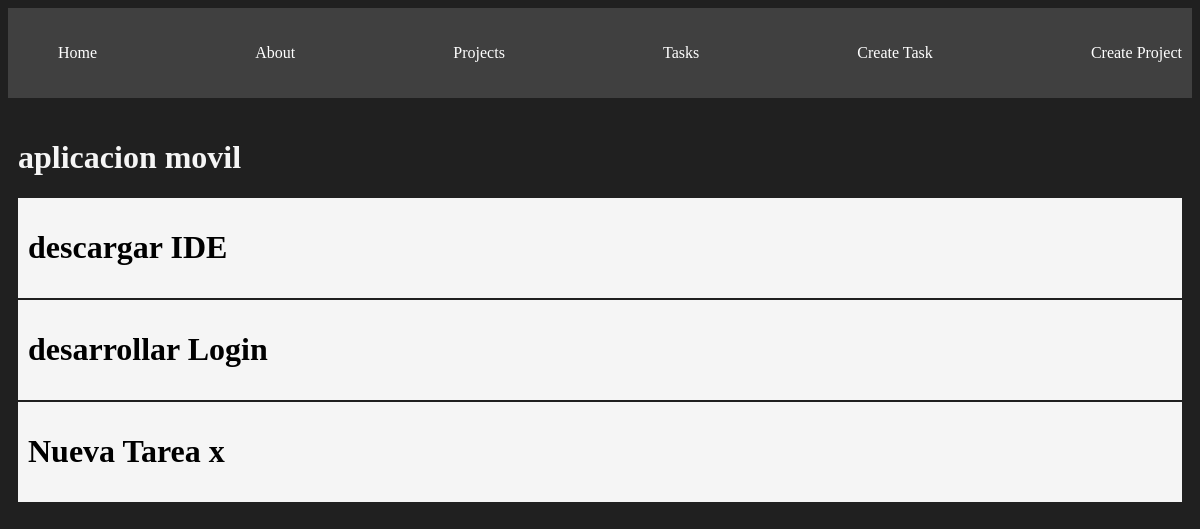
/projects/1, run on the app's committed database.
### myapp/models.py (models this page shows, shortened)
class Project(models.Model):
    name = models.CharField(max_length=200)
    def __str__(self):
        return self.name

class Task(models.Model):
    tittle = models.CharField(max_length=200)
    description = models.TextField()
    project = models.ForeignKey(Project, on_delete=models.CASCADE)
    done = models.BooleanField(default=False)

### myapp/views.py (the view)
# urls.py: path('projects/<int:id>', views.project_detail, name="project_detail"),
def project_detail(request, id):
    project = get_object_or_404(Project, id=id)
    tasks = Task.objects.filter(project_id=id)
    return render(request, 'projects/detail.html', {
        'project': project,
        'tasks': tasks
    })

### myapp/templates/projects/detail.html
{% extends 'layouts/base.html' %}
{% block content %}
<h1>{{project}}</h1>
{% for task in tasks %}
<div class="card">
    <h1>{{task.tittle}}</h1>
</div>
{% endfor %}
{% endblock %}

### myapp/static/styles/main.css (style rules this page uses)
body { background: #202020; color: whitesmoke; }
.card { background: whitesmoke; color: black; padding: 10px; margin-bottom: 2px; }

### data on the page
Project: name "aplicacion movil"
Task: tittle "descargar IDE"
Task: tittle "desarrollar Login"
Task: tittle "Nueva Tarea x"
